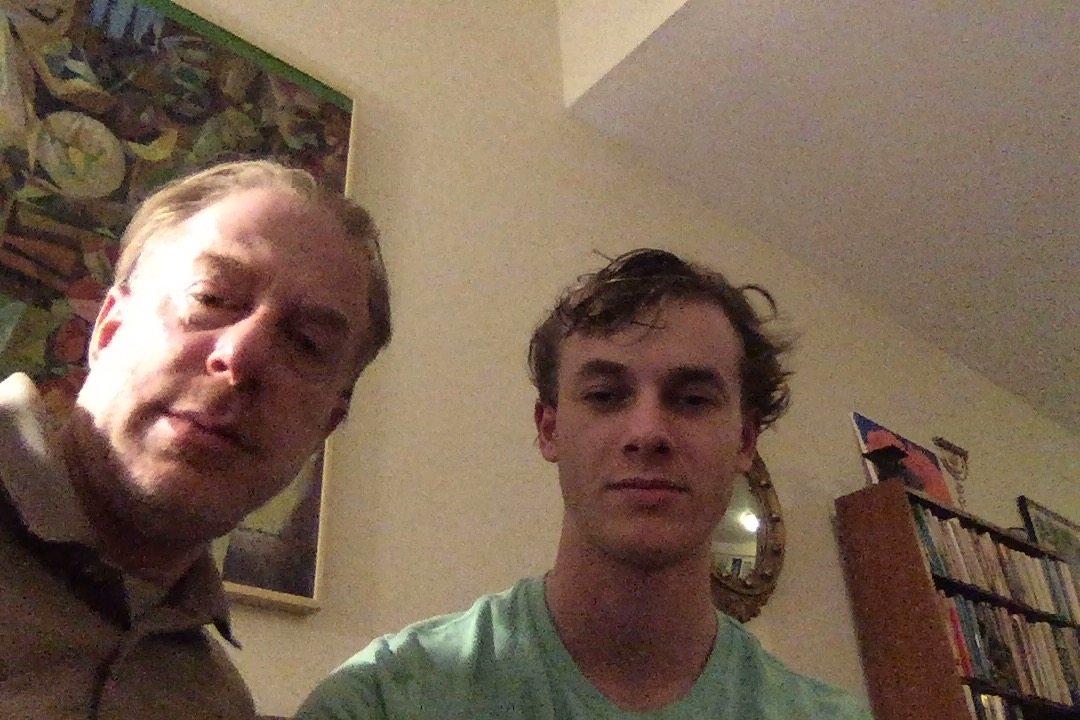
#> input picture dad3.jpg, 1080 x 720 px
$ python haarfinal.py
#> lines starting #> are read from the running program, lines starting #| are printed output that depends on the picture; after the words box and inside, x2 and y2 are one past the last pixel; in counts of white or black regions, pixels touching at a corner belong together
import numpy as np
import cv2
import matplotlib.pyplot as plt

#Loading the image to be tested
test_image = cv2.imread('dad3.jpg')
#> test_image is the input picture: shape (720, 1080, 3); mean B, G, R 83.1, 100.7, 121.5

#Converting to grayscale
test_image_gray = cv2.cvtColor(test_image, cv2.COLOR_BGR2GRAY)
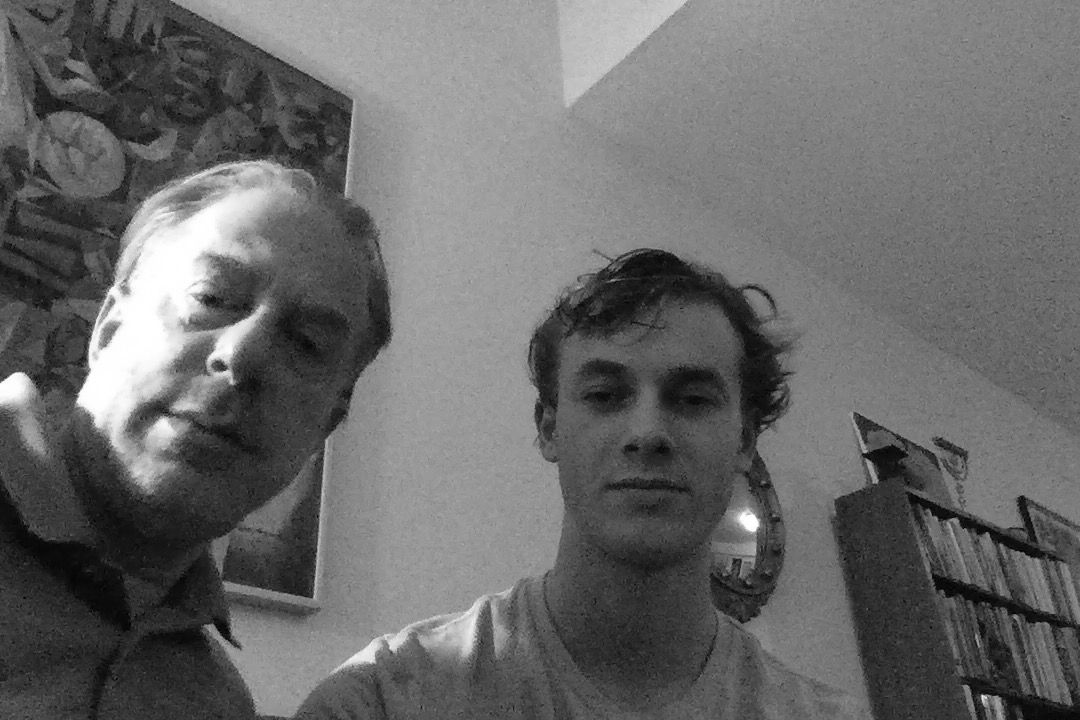
#> test_image_gray: shape (720, 1080); min 1, max 255, mean 104.9

# Displaying the grayscale image
plt.imshow(test_image_gray, cmap='gray')
# Since we know that OpenCV loads an image in BGR format, so we need to convert it into RBG format to be able to display its true colors. Let us write a small function for that.

def convertToRGB(image):
    return cv2.cvtColor(image, cv2.COLOR_BGR2RGB)

haar_cascade_face = cv2.CascadeClassifier('haarcascade_frontalface_default.xml')

faces_rects = haar_cascade_face.detectMultiScale(test_image_gray, scaleFactor = 1.2, minNeighbors = 5);
#> faces_rects = [[520, 294, 253, 253]]

# Let us print the no. of faces found
print('Faces found: ', len(faces_rects))
#| Faces found:  1


for (x,y,w,h) in faces_rects:
     cv2.rectangle(test_image, (x, y), (x+w, y+h), (0, 255, 0), 2)
#> this loop made 1 pass
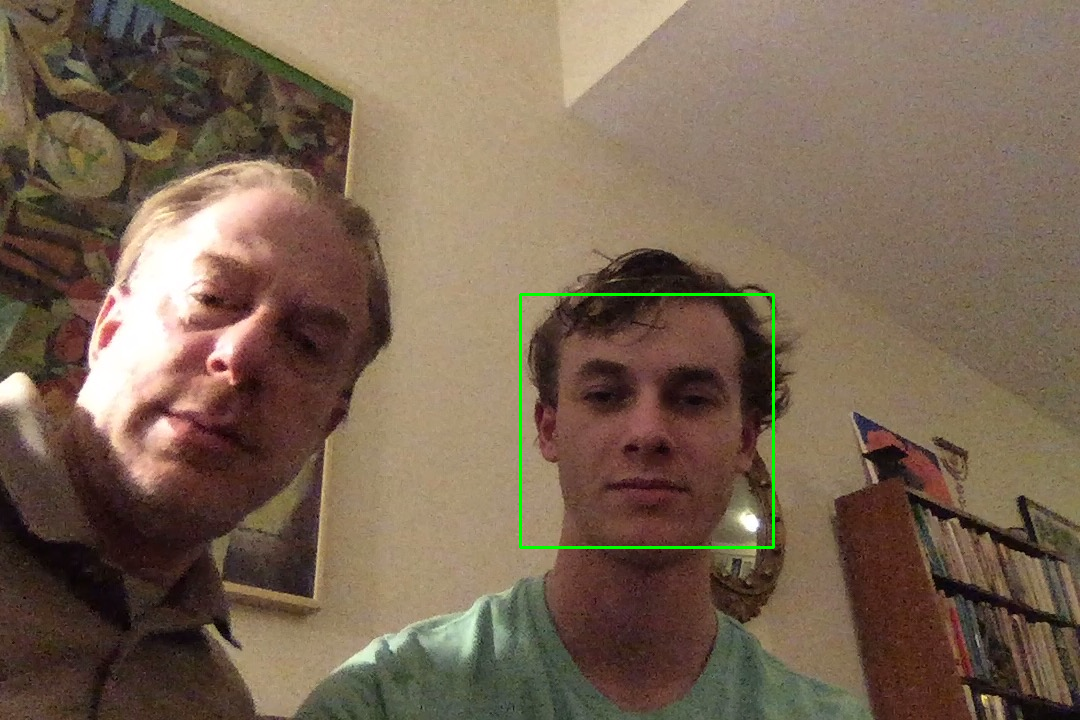
#> test_image: shape (720, 1080, 3); 0.39% of pixels changed, all inside (x1, y1, x2, y2) = (519, 293, 775, 549)

plt.imshow(convertToRGB(test_image))

def detect_faces(cascade, test_image, scaleFactor = 1.1):
    # create a copy of the image to prevent any changes to the original one.
#> called with scaleFactor = 1.1
    image_copy = test_image.copy()

    #convert the test image to gray scale as opencv face detector expects gray images
    gray_image = cv2.cvtColor(image_copy, cv2.COLOR_BGR2GRAY)

    # Applying the haar classifier to detect faces
    faces_rect = cascade.detectMultiScale(gray_image, scaleFactor=scaleFactor, minNeighbors=5)
#> faces_rect = [[199, 344, 63, 63], [522, 292, 254, 254]]

    for (x, y, w, h) in faces_rect:
        cv2.rectangle(image_copy, (x, y), (x+w, y+h), (0, 255, 0), 15)
#> this loop made 2 passes
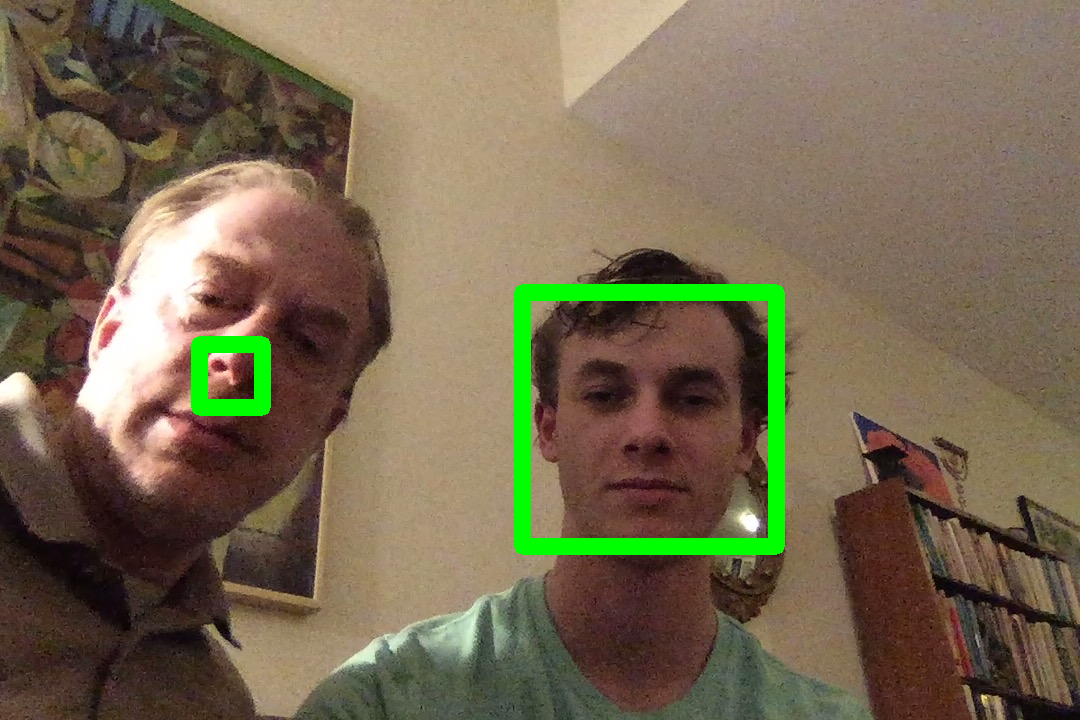
#> image_copy: shape (720, 1080, 3); 2.75% of pixels changed, all inside (x1, y1, x2, y2) = (191, 284, 785, 555)

    return image_copy

#loading image
test_image2 = cv2.imread('dad3.jpg')

  # Converting to grayscale
test_image_gray = cv2.cvtColor(test_image2, cv2.COLOR_BGR2GRAY)

  # Displaying grayscale image2
plt.imshow(test_image_gray, cmap='gray')

#call the function to detect faces
haar_face_cascade = cv2.CascadeClassifier('haarcascade_frontalface_default.xml')
faces = detect_faces(haar_face_cascade, test_image2)

 #convert to RGB and display image
plt.imshow(convertToRGB(faces))
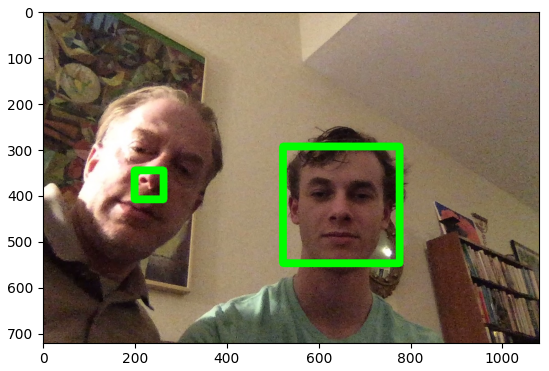
#> figure drawn by matplotlib, 1 panel
